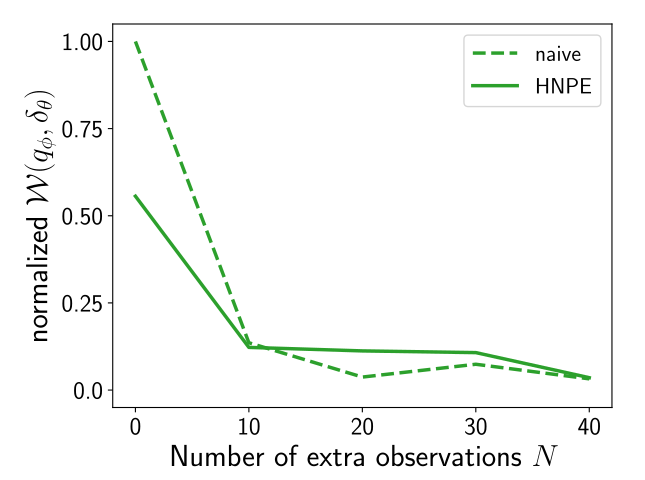

Source code (Python):

import torch
import matplotlib.pyplot as plt
from sbi_workforce.misc import make_label
from posterior import build_flow, IdentityJRNMM
from summary import summary_JRNMM
from viz import get_posterior
from simulator import prior_JRNMM, simulator_JRNMM
from functools import partial
import numpy as np

import matplotlib as mpl
mpl.rcParams['text.usetex'] = True
mpl.rcParams['axes.labelsize'] = 22
mpl.rcParams['axes.titlesize'] = 22
mpl.rcParams['xtick.labelsize'] = 14
mpl.rcParams['ytick.labelsize'] = 14

LIST_NEXTRA = [0, 10, 20, 30, 40]

LIST_THETA = [[135.0, 220.0, 2000.0, 0.0],
              [135.0, 220.0, 2000.0, -10.0],
              [135.0, 220.0, 2000.0, 10.0],
              [270.0, 220.0, 2000.0, 0.0],
              [ 68.0, 220.0, 2000.0, 0.0],
              [135.0, 110.0, 2000.0, 0.0],
              [ 68.0, 220.0, 2000.0, 10.0],
              [270.0, 220.0, 2000.0, 10.0],
              [135.0, 110.0, 1000.0, 0.0],
              [135.0, 220.0, 1000.0, 0.0]
              ]  

def boilerplate(theta, nextra, naive, round_idx=0):

    # setup the parameters for the example
    meta_parameters = {}
    # how many extra observations to consider
    meta_parameters["n_extra"] = nextra
    # what kind of summary features to use
    meta_parameters["summary"] = 'Fourier'
    # the parameters of the ground truth (observed data)
    meta_parameters["theta"] = torch.tensor(theta)

    # whether to do naive implementation
    meta_parameters["naive"] = naive

    # which example case we are considering here
    meta_parameters["case"] = "JRNMM_nextra_{:02}_" \
        "naive_{}_" \
        "C_{:.2f}_" \
        "mu_{:.2f}_" \
        "sigma_{:.2f}_" \
        "gain_{:.2f}".format(meta_parameters["n_extra"],
                             meta_parameters["naive"],
                             meta_parameters["theta"][0],
                             meta_parameters["theta"][1],
                             meta_parameters["theta"][2],
                             meta_parameters["theta"][3])

    # number of rounds to use in the SNPE procedure
    meta_parameters["n_rd"] = 2
    # number of simulations per round
    meta_parameters["n_sr"] = 50_000
    # number of summary features to consider
    meta_parameters["n_sf"] = 33
    # how many seconds the simulations should have (fs = 128 Hz)
    meta_parameters["t_recording"] = 8
    meta_parameters["n_ss"] = int(128 * meta_parameters["t_recording"])
    # label to attach to the SNPE procedure and use for saving files
    meta_parameters["label"] = make_label(meta_parameters)

    # set prior distribution for the parameters
    input_parameters = ['C', 'mu', 'sigma', 'gain']
    prior = prior_JRNMM(parameters=[('C', 10.0, 250.0),
                                    ('mu', 50.0, 500.0),
                                    ('sigma', 100.0, 5000.0),
                                    ('gain', -20.0, +20.0)])

    # choose how to setup the simulator
    simulator = partial(simulator_JRNMM,
                        input_parameters=input_parameters,
                        t_recording=meta_parameters["t_recording"],
                        n_extra=meta_parameters["n_extra"],
                        p_gain=prior)

    # choose how to get the summary features
    summary_extractor = summary_JRNMM(n_extra=meta_parameters["n_extra"],
                                      d_embedding=meta_parameters["n_sf"],
                                      n_time_samples=meta_parameters["n_ss"],
                                      type_embedding=meta_parameters["summary"])

    # let's use the log power spectral density instead
    summary_extractor.embedding.net.logscale = True

    # choose a function which creates a neural network density estimator
    build_nn_posterior = partial(build_flow,
                                 embedding_net=IdentityJRNMM(),
                                 naive=meta_parameters["naive"],
                                 aggregate=True,
                                 z_score_theta=True,
                                 z_score_x=True)

    try:
        posterior = get_posterior(
            simulator, prior, summary_extractor, build_nn_posterior,
            meta_parameters, round_=round_idx, batch_theta=prior.sample((2,)), 
            batch_x=summary_extractor(torch.randn(2, 1024, 1+nextra))
        )
    except:
        print(f"problem at {meta_parameters['case']}")
        posterior = None

    return posterior, prior

def get_samples_distance(naive, theta, round_idx=1):

    samples = {}
    distance = {}
    for nextra in LIST_NEXTRA:
        # sample from the posterior distribution with naive architecture
        posterior, prior = boilerplate(
            theta, nextra, naive=naive, round_idx=round_idx)
        if posterior is not None:
            samples[nextra] = posterior.sample(
                (10000,), sample_with_mcmc=False)

            distance[nextra] = np.zeros(len(theta))
            for j in range(len(theta)):
                samples_coordj = samples[nextra][:, j]
                sd = np.sqrt(samples_coordj.var())
                distance[nextra][j] = (
                    samples_coordj.var() + (samples_coordj.mean() - theta[j])**2
                    )

    return samples, distance

def get_median_distance(dist):

    dist_med = {}
    for nextra in LIST_NEXTRA:
        dist_med[nextra] = []
    for i in range(len(dist)):
        for nextra in LIST_NEXTRA:
            if nextra in dist[i]:
                dist_med[nextra].append(dist[i][nextra])
    for nextra in LIST_NEXTRA:
        dist_med[nextra] = np.median(dist_med[nextra], axis=0)

    return dist_med

round_idx = 1

dist_naive = []
for thetai in LIST_THETA:
    _, distance = get_samples_distance(
        naive=True, theta=thetai, round_idx=round_idx)
    if len(distance) == len(LIST_NEXTRA):
        dist_naive.append(distance)
dist_naive_med = get_median_distance(dist_naive)

dist_factr = []
for thetai in LIST_THETA:
    _, distance = get_samples_distance(
        naive=False, theta=thetai, round_idx=round_idx)
    if len(distance) == len(LIST_NEXTRA):
        dist_factr.append(distance)
dist_factr_med = get_median_distance(dist_factr)

dist_naive_med_matrix = np.stack(
    [dist_naive_med[nextra] for nextra in LIST_NEXTRA])
dist_factr_med_matrix = np.stack(
    [dist_factr_med[nextra] for nextra in LIST_NEXTRA])
max_list = [max(dist_naive_med_matrix[0,i], dist_factr_med_matrix[0,i]
    ) for i in range(4)]
dist_naive_med_matrix = dist_naive_med_matrix / max_list
dist_factr_med_matrix = dist_factr_med_matrix / max_list

dist_naive_merge = np.mean(dist_naive_med_matrix, axis=1)
dist_factr_merge = np.mean(dist_factr_med_matrix, axis=1)

fig, ax = plt.subplots(figsize=(6.45, 4.8))
plt.subplots_adjust(left=0.175, right=0.95, bottom=0.15, top=0.95)
ax.plot(LIST_NEXTRA, dist_naive_merge, c='C2', lw=2.5, ls='--', label='naive')
ax.plot(LIST_NEXTRA, dist_factr_merge, c='C2', lw=2.5, label='HNPE')
ax.set_ylim(-0.05, 1.05)
ax.set_ylabel(r'normalized $\mathcal{W}(q_{\phi}, \delta_{\theta})$')
ax.set_xlabel(r'Number of extra observations $N$')
ax.set_xticks([0, 10, 20, 30, 40])
ax.set_xticklabels(['0', '10', '20', '30', '40'], fontsize=18)
ax.set_yticks([0, 0.25, 0.50, 0.75, 1.00])
ax.set_yticklabels(['0.0', '0.25', '0.50', '0.75', '1.00'], fontsize=18)
ax.legend(fontsize=16)
fig.show()
